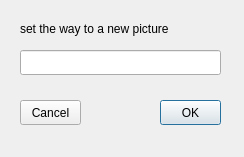
<?xml version="1.0" encoding="UTF-8"?>
<ui version="4.0">
 <class>ChangePicture</class>
 <widget class="QDialog" name="ChangePicture">
  <property name="geometry">
   <rect>
    <x>0</x>
    <y>0</y>
    <width>244</width>
    <height>157</height>
   </rect>
  </property>
  <property name="windowTitle">
   <string>Dialog</string>
  </property>
  <widget class="QLabel" name="label_3">
   <property name="geometry">
    <rect>
     <x>20</x>
     <y>20</y>
     <width>201</width>
     <height>17</height>
    </rect>
   </property>
   <property name="text">
    <string>set the way to a new picture</string>
   </property>
  </widget>
  <widget class="QLineEdit" name="pictureway">
   <property name="geometry">
    <rect>
     <x>20</x>
     <y>50</y>
     <width>201</width>
     <height>25</height>
    </rect>
   </property>
  </widget>
  <widget class="QPushButton" name="OK">
   <property name="geometry">
    <rect>
     <x>160</x>
     <y>100</y>
     <width>61</width>
     <height>25</height>
    </rect>
   </property>
   <property name="text">
    <string>OK</string>
   </property>
  </widget>
  <widget class="QPushButton" name="cancel">
   <property name="geometry">
    <rect>
     <x>20</x>
     <y>100</y>
     <width>61</width>
     <height>25</height>
    </rect>
   </property>
   <property name="text">
    <string>Cancel</string>
   </property>
  </widget>
 </widget>
 <resources/>
 <connections/>
</ui>
